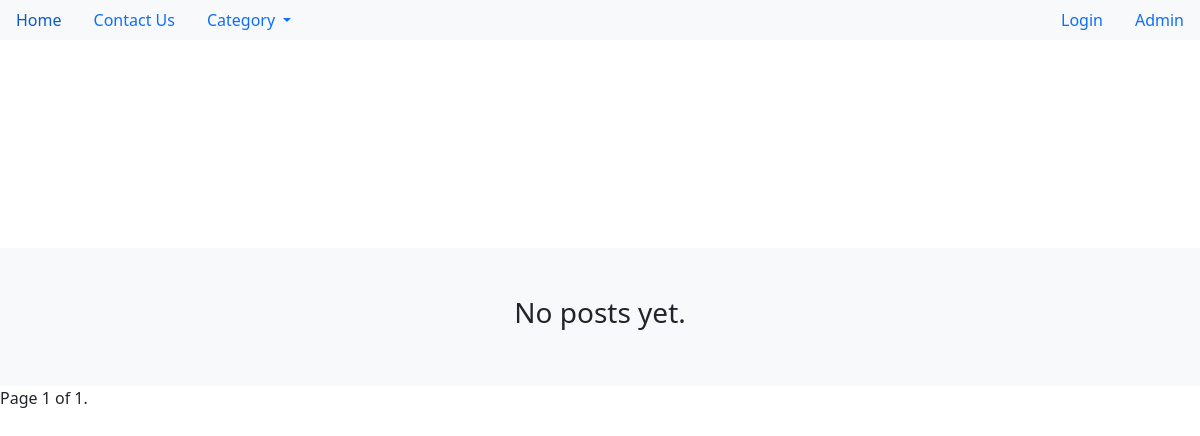
Page /articles/Discovery/article/ on the earlier database version.
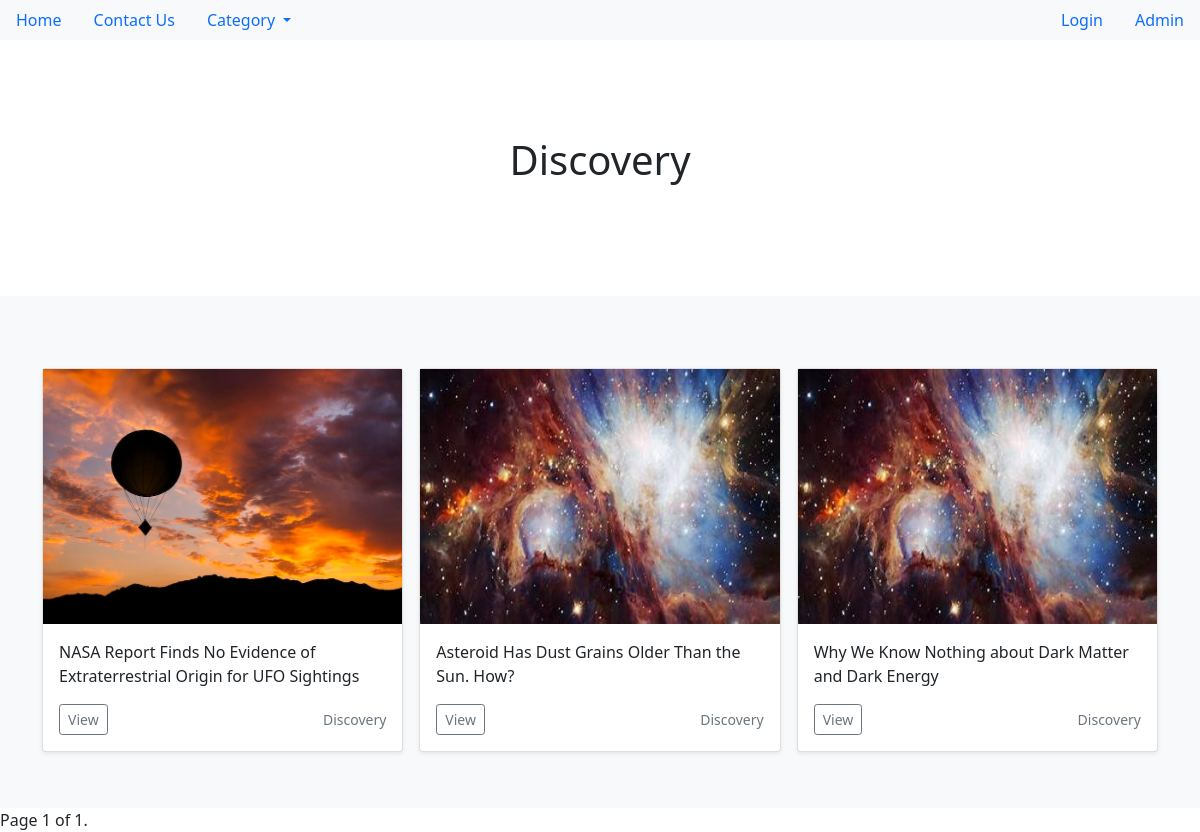
Same page on the later database version.
### article/models.py (models this page shows, shortened)
class ArticleModel(models.Model):
    title = models.CharField(max_length=200)
    slug = models.SlugField()
    image = models.ImageField(null=True, blank=True)
    author = models.ForeignKey(User, on_delete=models.CASCADE)
    body = models.TextField()
    category = models.CharField(max_length=200)

### article/views.py (the view)
# urls.py: path('<str:category>/article/', ArticleViewByCategory.as_view(), name='article-category')
class ArticleViewByCategory(ListView):
    model = ArticleModel
    paginate_by = 24
    context_object_name = 'article'
    template_name = 'articles/articles_category.html'
    def get_queryset(self):
        return ArticleModel.objects.filter(category__icontains = self.kwargs.get('category')).order_by('-id')

### article/templates/articles/articles_category.html (shortened to what this page needs)
{% extends 'articles/base.html' %}
{% block content %}
<main>
    <section class="py-5 text-center container">
      <div class="row py-lg-5">
        <div class="col-lg-6 col-md-8 mx-auto">
          <h1 class="fw-light">{{article.0.category}}</h1>
        </div>
      </div>
    </section>
    <div class="album py-5 bg-light">
      <div class="container">
            {% if article %}
            <div class="row row-cols-1 row-cols-sm-2 row-cols-md-3 g-3 mt-2 mb-2">
            {% for post in article %}
                <div class="col">
                    <div class="card shadow-sm">
                      {% if post.image %}
                      <img src="{{post.image.url}}" class="img-fluid" alt="..." style="height:255px;">
                      {% else %}
                      <img src="" class="img-fluid" alt="..." style="height:255px;">
                      {% endif %}
                    <div class="card-body">
                        <p class="card-text">{{post.title}}</p>
                        <div class="d-flex justify-content-between align-items-center">
                        <div class="btn-group">
                          <a href="{% url 'article-details' post.slug %}" style="margin:0px"><button type="button" class="btn btn-sm btn-outline-secondary">View</button></a>
                        </div>
                        <small class="text-muted">{{post.category}}</small>
                        </div>
                    </div>
                    </div>
                </div>
            {% endfor %}
            </div>
            {% else %}
                <h3 class="text-center">No posts yet.</h3>
            {% endif %}
      </div>
    </div>
  </main>
  <div class="pagination">
    <span class="step-links">
        <span class="current">
            Page {{ page_obj.number }} of {{ page_obj.paginator.num_pages }}.
        </span>
    </span>
</div>
{% endblock %}

Differences in the rows shown:
added ArticleModel: category "Discovery", image (picture), title "NASA Report Finds No Evidence of Extraterrestrial Origin for UFO Sightings"
added ArticleModel: image (picture), title "Asteroid Has Dust Grains Older Than the Sun. How?", category "Discovery"
added ArticleModel: image (picture), title "Why We Know Nothing about Dark Matter and Dark Energy", category "Discovery"
Other differences:
text no longer shown: "No posts yet."
